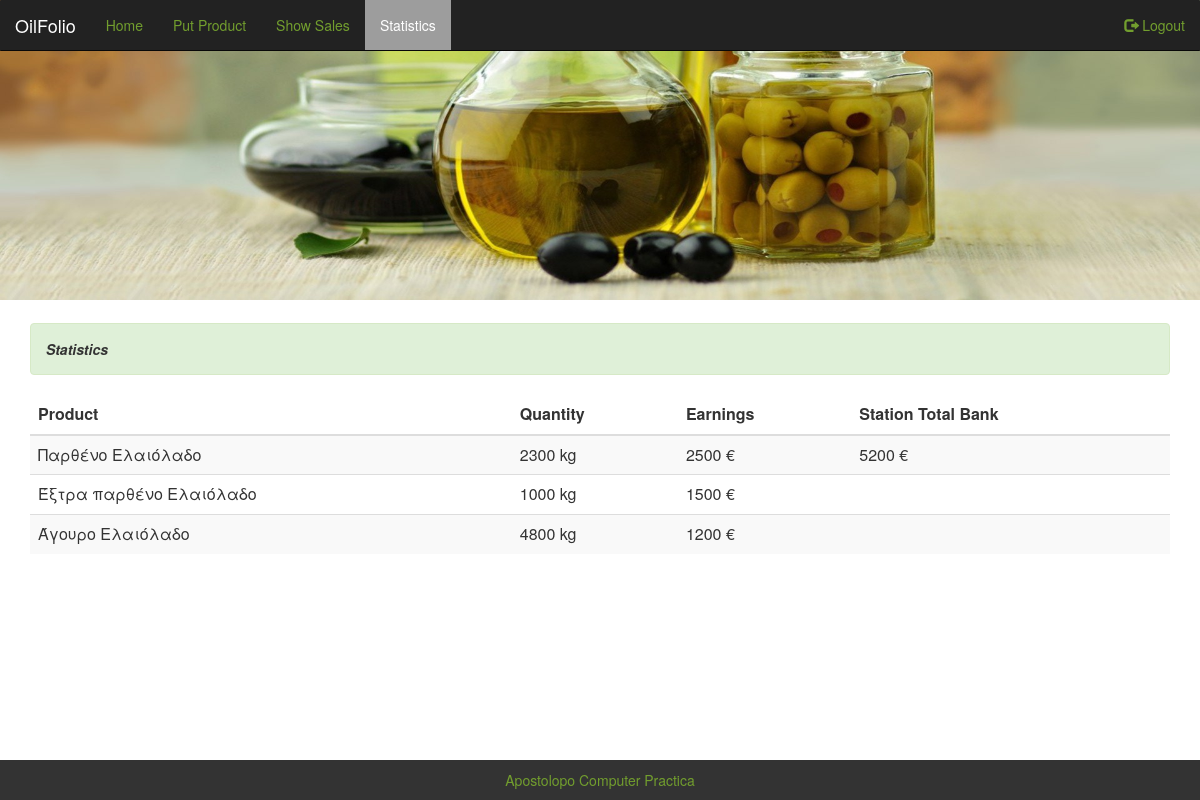
/statistics.php (signed in), run on the app's committed database.
### tables this page shows
CREATE TABLE IF NOT EXISTS `station_product` (
  `id_st_pr` int(10) NOT NULL AUTO_INCREMENT,
  `id_st` int(10) NOT NULL,
  `id_pr` int(10) NOT NULL,
  `quantity` int(20) DEFAULT NULL,
  `cost_per_kilo` int(10) DEFAULT NULL,
  `st_bank` varchar(25) NOT NULL,
  PRIMARY KEY (`id_st_pr`),
  UNIQUE KEY `id_pr` (`id_pr`),
  UNIQUE KEY `id_pr_2` (`id_pr`),
  KEY `prostpr` (`id_pr`)
);

CREATE TABLE IF NOT EXISTS `products` (
  `id_pr` int(10) NOT NULL AUTO_INCREMENT,
  `pr_name` varchar(25) NOT NULL,
  `description` varchar(250) NOT NULL,
  PRIMARY KEY (`id_pr`),
  UNIQUE KEY `pr_name` (`pr_name`)
);

### statistics.php (the view, shortened to what this page needs)
<?php
	include("up.php");
 if ((@$_SESSION['login']==1) and (@$_SESSION['type']=="user"))
  {
	 $q2="select * from station_product inner join products on station_product.id_pr=products.id_pr where station_product.id_st=$_SESSION[id_st]";
	 $r2=mysqli_query($conn,$q2);
	 $q5="SELECT SUM(st_bank) FROM station_product WHERE id_st=$_SESSION[id_st]";
	 $r5=mysqli_query($conn,$q5);
	 $qr5=@mysqli_fetch_assoc($r5);
	 $sum = $qr5['SUM(st_bank)'];
	echo
	   "           <div class=\"container\">
				  <div class=\"alert alert-success\">
				  <strong>Statistics</strong>
				  </div>
	  <table class=\"table table-striped\">
		<thead>
		  <tr>
			<th>Product</th>
			<th>Quantity</th>
			<th>Earnings</th>
			<th>Station Total Bank</th>
		  </tr>
		</thead>
		 <tbody>";
		 $i=0;
		 while($row1=@mysqli_fetch_array($r2))
	  {
		echo "
		  <tr>
			<td>$row1[pr_name]</td>
			<td>$row1[quantity] kg</td>
			<td>$row1[st_bank] €</td>";
			if($i==0)
			{
				echo "  <td>$sum €</td> ";
			}
			else echo "<td></td>";
			$i++;
		echo "  </tr> ";
	   }
	 echo "
         	 </tbody>
				</table>
				 </div>";
}	 else
			 {
				 echo "	<div class=\"container\">
							  <div class=\"alert alert-success\">
							  <strong>Πρέπει να συνδεθείτε!!</strong>
							</div></div> ";
			 }
		 include("footer.php");
		 ?>
 </body>
</html>

### mycss.css (style rules this page uses)
.container { margin-bottom:10px; }
.alert.alert-success { margin-top:2%; color:#333; font-style:italic; }

### data on the page
station_product: id_pr.pr_name "Παρθένο Ελαιόλαδο", quantity "2300", st_bank "2500", sum "5200"
station_product: id_pr.pr_name "Έξτρα παρθένο Ελαιόλαδο", quantity "1000", st_bank "1500"
station_product: id_pr.pr_name "Άγουρο Ελαιόλαδο", quantity "4800", st_bank "1200"
